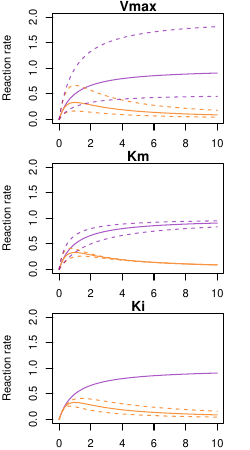

The script that saved this image:
MMcol <- viridis::plasma(n=5, alpha = 0.66)[2]
INHcol <- viridis::plasma(n=5)[4]

mm_f <- function(S, Vmax, Km){
  R = (Vmax*S)/(Km+S)  # Michaelis-Menten function
  return(R)
}

inh_f <- function(S, Vmax, Km, Ki){
  R = Vmax * S / (Km + S *(1+S/Ki))  # 3 Parameter Model
  return(R)
}

Km_i = 1
Ki_i = 1
nd <- data.frame(S = seq(from = 0, to = 10, length.out = 10001)) ### m20 ###

pdf("images/Figure3ghi.pdf", width = 2.5, height = 4.5)
def.p <- function(){
  plot(y = 1, x=1, ylab = "Reaction rate", xlab = "Substrate concentration",
       xlim = c(0, 10), ylim = c(0,2), type = "n")
  lines(x = nd$S, y = mm_f(nd$S, Vmax = 1, Km = Km_i), col = MMcol) # 2P-MM
  lines(x = nd$S, y = inh_f(nd$S, Vmax = 1, Km = Km_i, Ki = Ki_i), col = INHcol) # 3P-MM
}
par(mfrow = c(3, 1), mar = c(2,4,1,2))
def.p();title(main = "Vmax")
lines(x = nd$S, y = inh_f(nd$S, Vmax = 1*2, Km = Km_i, Ki = Ki_i), col = INHcol, lty = 2)
lines(x = nd$S, y = inh_f(nd$S, Vmax = 1/2, Km = Km_i, Ki = Ki_i), col = INHcol, lty = 2)
lines(x = nd$S, y = mm_f(nd$S, Vmax = 1*2, Km = Km_i), col = MMcol, lty = 2) # 2P
lines(x = nd$S, y = mm_f(nd$S, Vmax = 1/2, Km = Km_i), col = MMcol, lty = 2) # 2P
def.p();title(main = "Km")
lines(x = nd$S, y = inh_f(nd$S, Vmax = 1, Km = Km_i*2, Ki = Ki_i), col = INHcol, lty = 2)
lines(x = nd$S, y = inh_f(nd$S, Vmax = 1, Km = Km_i/2, Ki = Ki_i), col = INHcol, lty = 2)
lines(x = nd$S, y = mm_f(nd$S, Vmax = 1, Km = Km_i*2), col = MMcol, lty = 2) # 2P
lines(x = nd$S, y = mm_f(nd$S, Vmax = 1, Km = Km_i/2), col = MMcol, lty = 2) # 2P
def.p();title(main = "Ki")
lines(x = nd$S, y = inh_f(nd$S, Vmax = 1, Km = Km_i, Ki = Ki_i*2), col = INHcol, lty = 2)
lines(x = nd$S, y = inh_f(nd$S, Vmax = 1, Km = Km_i, Ki = Ki_i/2), col = INHcol, lty = 2)
dev.off()
